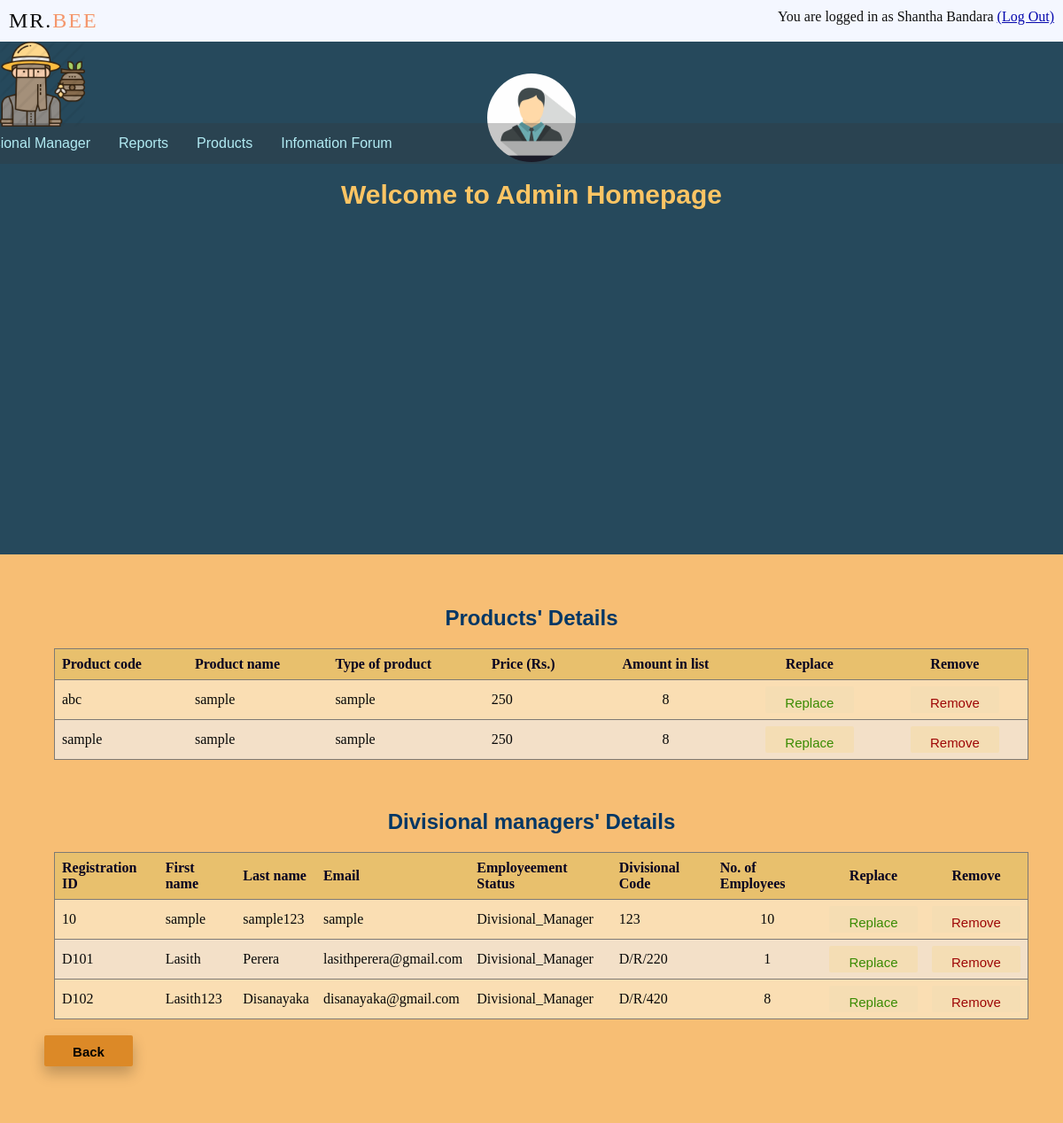
/php/manager_recycle.php (signed in), run on the app's committed database.
### tables this page shows
CREATE TABLE `products` (
  `product_code` varchar(6) NOT NULL,
  `product_name` varchar(255) NOT NULL,
  `type_of_product` varchar(100) NOT NULL,
  `price` int(255) NOT NULL DEFAULT 0,
  `amount` int(200) NOT NULL,
  `is_deleted` tinyint(1) NOT NULL
);

CREATE TABLE `div_manager` (
  `div_id` varchar(4) NOT NULL,
  `first_name` varchar(20) NOT NULL,
  `last_name` varchar(20) NOT NULL,
  `email` varchar(100) NOT NULL,
  `pwd` varchar(100) NOT NULL DEFAULT 'div_man@123',
  `emp_status` varchar(25) NOT NULL DEFAULT 'Divisional_Manager',
  `div_code` varchar(10) NOT NULL,
  `no_employee` int(10) NOT NULL,
  `is_deleted` tinyint(1) NOT NULL DEFAULT 0
);

### php/manager_recycle.php (the view, shortened to what this page needs)
<?php include('manager_alignments.php')?>
<?php include('manager_navbar.php')?>
    <head>
        <link rel="stylesheet" type="text/css" href="../css/style_manager_homepage.css">
        <link rel="stylesheet" type="text/css" href="../css/style_buttons.css">
        <link rel="stylesheet" type="text/css" href="../css/style_manager_remove_dm.css">
    </head>
    <body>
        <div class="content">
        <center>
            <br>
            <h2>Products' Details</h2>
                <table class="div_man">
                    <tr>
                        <th>Product code</th>
                        <th>Product name</th>
                        <th>Type of product</th>
                        <th>Price (Rs.)</th>
                        <th style="text-align:center;">Amount in list</th>
                        <th style="text-align:center;">Replace</th>
                        <th style="text-align:center;">Remove</th>
                    </tr>
                        <?php
                        $sql = "SELECT * FROM products WHERE is_deleted=1;";
                        $query = $connection->query($sql);
                        while ($result = $query->fetch_assoc()) {
                        ?>
                        <tr>
                            <td><?php echo $result['product_code'] ?></td>
                            <td><?php echo $result['product_name'] ?></td>
                            <td><?php echo $result['type_of_product'] ?></td>
                            <td><?php echo $result['price'] ?></td>
                            <td style="text-align:center;"><?php echo $result['amount'] ?></td>
                            <form action="recycle.php" method="post">
                                    <td style="text-align:center;"><button class="btn8" type="submit" name="replace">Replace</a></td>
                            </form>
                            <form action="recycle.php" method="post">
                                    <td style="text-align:center;"><button class="btn7" type="submit" name="delete" onclick="return confirm('Are you sure?')">Remove</a></td>
                            </form>
                        </tr>
                        <?php
                        }
                        ?>
                </table>
            </center>
            <br>
            <br>
            <center>
            <h2>Divisional managers' Details</h2>
                <table class="div_man">
                    <tr>
                        <th>Registration ID</th>
                        <th>First name</th>
                        <th>Last name</th>
                        <th>Email</th>
                        <th>Employeement Status</th>
                        <th>Divisional Code</th>
                        <th>No. of Employees</th>
                        <th style="text-align:center;">Replace</th>
                        <th style="text-align:center;">Remove</th>
                    </tr>
                    <?php
                    $sql = "SELECT * FROM div_manager WHERE is_deleted=1;";
                    $query=mysqli_query($connection,$sql);
                    while ($result =mysqli_fetch_assoc($query)) {
                    ?>
                    <tr>
                            <td><?php echo $result['div_id'] ?></td>
                            <td><?php echo $result['first_name'] ?></td>
                            <td><?php echo $result['last_name'] ?></td>
                            <td><?php echo $result['email'] ?></td>
                            <td><?php echo $result['emp_status'] ?></td>
                            <td><?php echo $result['div_code'] ?></td>
                            <td style="text-align:center;"><?php echo $result['no_employee'] ?></td>
                            <form action="recycle.php" method="post">
                                    <td><button class="btn8" type="submit" name="replace1">Replace</a></td>
                            </form>
                            <form action="recycle.php" method="post">
                                    <td><button class="btn7" type="submit" name="delete1" onclick="return confirm('Are you sure?')">Remove</a></td>
                            </form>
                    </tr>
                    <?php
                    }
                    ?>
                </table>
            </center>
            <br>
            <button class="btn6" type="submit" name="back" onclick="document.location='manager_dm.php'"><b>Back</b></button>
        </div>
    </body>

### css/style_manager_homepage.css (style rules this page uses)
body { margin: 0; padding: 0; background-color:#26495c; background-size: cover; background-position: center; font-family: arial; }
.content { width: 1300px; height: 700px; position: absolute; background: #f7be74; top:77%; left:50%; display:block; transform: translate(-50%,-50%); box-sizing: border-box; padding: 20px 100px 20px 100px; color: #023765; border-radius: 2%; }

### css/style_buttons.css (style rules this page uses)
.btn6 { background-color: #d4780ec0; top: 75%; height: 35px; width: 100px; color: rgb(0, 0, 0); padding: 10px; font-size: 15px; border: none; border-radius: 2px; cursor: pointer; top:130%; box-shadow: 0px 8px 16px 0px rgba(0, 0, 0, 0.226); }
.btn7 { background-color: rgba(245, 222, 179, 0.918); top: 75%; height: 30px; width: 100px; color: rgb(158, 6, 6); padding: 10px; font-size: 15px; border: none; border-radius: 2px; cursor: pointer; }
.btn8 { background-color: rgba(245, 222, 179, 0.918); top: 75%; height: 30px; width: 100px; color: rgb(57, 139, 2); padding: 10px; font-size: 15px; border: none; border-radius: 2px; cursor: pointer; }

### css/style_manager_remove_dm.css (style rules this page uses)
.div_man { font-family: Cambria, Cochin, Georgia, Times, 'Times New Roman', serif; border-collapse: collapse; margin-left: 1%; margin-right: 50%; width: 100%; }
.div_man td, .div_man th { text-align: left; padding: 8px; color: rgb(8, 8, 8); border: 0px solid #ddd; }
.div_man tr { border: 1px solid #7e7a74; background-color: rgba(243, 227, 208, 0.918); }
.div_man tr:nth-child(even) { background-color: #fadeb3; }
.div_man th { padding-top: 8px; padding-bottom: 8px; text-align: left; color: rgb(6, 2, 32); background-color: rgba(230, 184, 86, 0.788); }
.div_man td { padding-top: 7px; padding-bottom: 7px; }

### data on the page
products: product_code "abc", product_name "sample", type_of_product "sample", price "250", amount "8"
products: product_code "sample", product_name "sample", type_of_product "sample", price "250", amount "8"
div_manager: div_id "10", first_name "sample", last_name "sample123", email "sample", emp_status "Divisional_Manager", div_code "123", no_employee "10"
div_manager: div_id "D101", first_name "Lasith", last_name "Perera", email "lasithperera@gmail.com", emp_status "Divisional_Manager", div_code "D/R/220", no_employee "1"
div_manager: div_id "D102", first_name "Lasith123", last_name "Disanayaka", email "disanayaka@gmail.com", emp_status "Divisional_Manager", div_code "D/R/420", no_employee "8"

### other printed values
$_SESSION['first_name'] "Shantha"
$_SESSION['last_name'] "Bandara"
